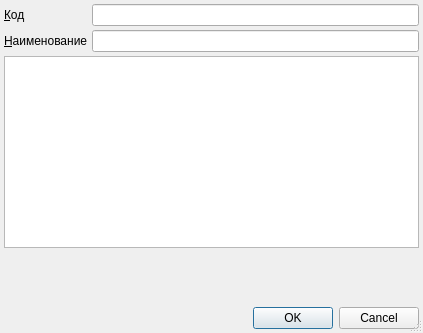
<?xml version="1.0" encoding="UTF-8"?>
<ui version="4.0">
 <class>ItemEditorDialog</class>
 <widget class="QDialog" name="ItemEditorDialog">
  <property name="geometry">
   <rect>
    <x>0</x>
    <y>0</y>
    <width>423</width>
    <height>333</height>
   </rect>
  </property>
  <property name="windowTitle">
   <string>ChangeMe!</string>
  </property>
  <property name="sizeGripEnabled">
   <bool>true</bool>
  </property>
  <layout class="QGridLayout" name="gridLayout">
   <property name="margin">
    <number>4</number>
   </property>
   <property name="spacing">
    <number>4</number>
   </property>
   <item row="0" column="0">
    <widget class="QLabel" name="lblCode">
     <property name="text">
      <string>&amp;Код</string>
     </property>
     <property name="buddy">
      <cstring>edtCode</cstring>
     </property>
    </widget>
   </item>
   <item row="0" column="1">
    <widget class="QLineEdit" name="edtCode"/>
   </item>
   <item row="1" column="0">
    <widget class="QLabel" name="lblName">
     <property name="text">
      <string>&amp;Наименование</string>
     </property>
     <property name="buddy">
      <cstring>edtName</cstring>
     </property>
    </widget>
   </item>
   <item row="1" column="1">
    <widget class="QLineEdit" name="edtName"/>
   </item>
   <item row="2" column="0" colspan="2">
    <widget class="CInDocTableView" name="tblPersonnelBrigade"/>
   </item>
   <item row="3" column="1">
    <spacer>
     <property name="orientation">
      <enum>Qt::Vertical</enum>
     </property>
     <property name="sizeHint" stdset="0">
      <size>
       <width>103</width>
       <height>16</height>
      </size>
     </property>
    </spacer>
   </item>
   <item row="4" column="0" colspan="2">
    <widget class="QDialogButtonBox" name="buttonBox">
     <property name="orientation">
      <enum>Qt::Horizontal</enum>
     </property>
     <property name="standardButtons">
      <set>QDialogButtonBox::Cancel|QDialogButtonBox::Ok</set>
     </property>
    </widget>
   </item>
  </layout>
 </widget>
 <customwidgets>
  <customwidget>
   <class>CInDocTableView</class>
   <extends>QTableView</extends>
   <header>library/InDocTable.h</header>
  </customwidget>
 </customwidgets>
 <tabstops>
  <tabstop>edtCode</tabstop>
  <tabstop>edtName</tabstop>
  <tabstop>tblPersonnelBrigade</tabstop>
  <tabstop>buttonBox</tabstop>
 </tabstops>
 <resources/>
 <connections>
  <connection>
   <sender>buttonBox</sender>
   <signal>accepted()</signal>
   <receiver>ItemEditorDialog</receiver>
   <slot>accept()</slot>
   <hints>
    <hint type="sourcelabel">
     <x>158</x>
     <y>121</y>
    </hint>
    <hint type="destinationlabel">
     <x>117</x>
     <y>106</y>
    </hint>
   </hints>
  </connection>
  <connection>
   <sender>buttonBox</sender>
   <signal>rejected()</signal>
   <receiver>ItemEditorDialog</receiver>
   <slot>reject()</slot>
   <hints>
    <hint type="sourcelabel">
     <x>238</x>
     <y>99</y>
    </hint>
    <hint type="destinationlabel">
     <x>247</x>
     <y>107</y>
    </hint>
   </hints>
  </connection>
 </connections>
</ui>
